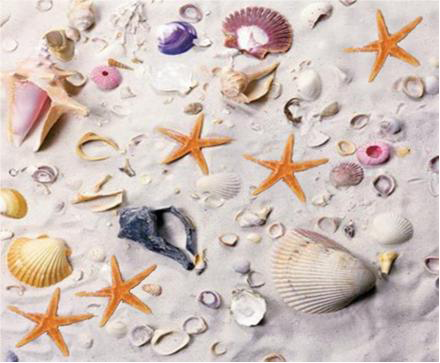
#> input picture l4/OnTheBeach.png, 440 x 363 px
$ python thresholding.py   (older library calls are emulated)
#> lines starting #> are read from the running program, lines starting #| are printed output that depends on the picture; after the words box and inside, x2 and y2 are one past the last pixel; in counts of white or black regions, pixels touching at a corner belong together
'''
Finding Starfish! With thresholding

The goal is to recognise the starfish in the image, and provide an accurate as possible segmentation.
There are many ways to complete this task.

A suggested algorithmic workflow is presented:
Image -> Blur() -> ColourSegmentation()  -> MorphologicalProcessing()  -> RegionFiltering()  -> Result
'''

# load image & display
from skimage import io, img_as_float, img_as_ubyte
import matplotlib.pyplot as plt
import numpy as np


img = io.imread('OnTheBeach.png')
#> img is the input picture: shape (363, 440, 3); mean R, G, B 207.8, 192.1, 185.4

plt.figure(figsize=(9, 6))
plt.imshow(img)
plt.axis('off')
plt.show();

'''
Task 1.1: Blur

Images are corrupted by noise, which can be addressed using a denoising algorithm.

A popular choice for denoising is blurring (a.k.a. low pass filtering),
which reduces abrupt changes in image colour that is characteristic to noise.

Whilst some blurring is often beneficial for image analysis,
performing too much blurring can result in a loss of detail in the image.

blur the image by a small amount.
Feel free to use any type of low pass filter, like a box or Gaussian filter.
'''

##############################################################################
# TODO: Blur the image                                                       #
##############################################################################
from skimage import filters
img_blurred = img_as_ubyte(filters.gaussian(img, sigma=2, multichannel=True))

fig, ax = plt.subplots(1, 2, figsize=(14, 8))
ax[0].imshow(img)
ax[0].set_title('Original'), ax[0].set_axis_off()
ax[1].imshow(img_blurred)
ax[1].set_title('Blurred'), ax[1].set_axis_off()
fig.tight_layout()
plt.show();
##############################################################################
#                             END OF YOUR CODE                               #
##############################################################################


'''
Task 1.2: Colour segmentation

In this image, colour is one of the features that distinguishes the starfish from everything else in the image.
As a consequence, colour-based segmentation seems like a very reasonable way forward.

This is like the thresholding we have seen in class, but applied with different values to each colour channel.

The result should be a binary image that has 1 for starfish-coloured pixels,
and 0 for non-starfish coloured pixels.

If you’re unsure how to do this,
remember how you can use the logical operators (e.g. “&”) to combine different binary images.

Segment the image using the following channel-based ranges:
R>155
100<G<180
B<140

Make sure to call the generated binary segmentation map img_seg and display it.
'''

##############################################################################
# TODO: Perform colour-based thresholding                                    #
##############################################################################
from skimage.filters import threshold_otsu
from skimage.color import rgb2gray
from imageio import imread

# import image
# img = io.imread('OnTheBeach.png')
img = img_blurred

# creation of r g b channels.
print('Image dimensions =', img.shape)
#| Image dimensions = (363, 440, 3)
r_ch = img[:, :, 0]
g_ch = img[:, :, 1]
b_ch = img[:, :, 2]
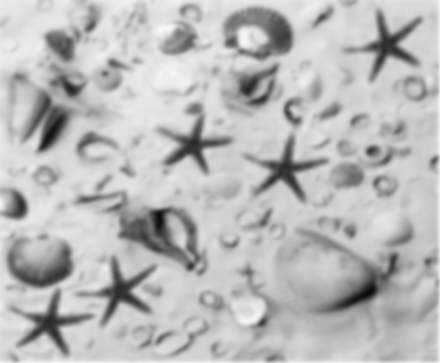
#> b_ch: shape (363, 440); min 10, max 248, mean 185.5


print('Image dimensions rch =', r_ch.shape)
#| Image dimensions rch = (363, 440)


# apply different thersholds values to each colour channel
R = r_ch > 155
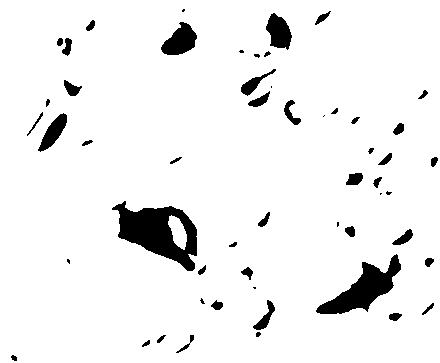
#> R: shape (363, 440) bool; 93.9% white; 54 black regions (11 under 20 px), largest, box (x1, y1, x2, y2) and area: (112, 201, 197, 271) 2999, (316, 254, 401, 314) 1961, (161, 22, 197, 55) 732
G1 = g_ch > 100
#> G1: shape (363, 440) bool; 97% white; 30 black regions (13 under 20 px), largest, box (x1, y1, x2, y2) and area: (121, 209, 194, 270) 1567, (331, 273, 379, 310) 705, (265, 15, 290, 48) 576
G2 = g_ch < 180
#> G2: shape (363, 440) bool; 26.3% white; 83 white regions (17 under 20 px), largest, box (x1, y1, x2, y2) and area: (236, 222, 439, 345) 10356, (104, 192, 208, 277) 4054, (223, 6, 294, 61) 2479
B = b_ch < 140
#> B: shape (363, 440) bool; 13.2% white; 68 white regions (12 under 20 px), largest, box (x1, y1, x2, y2) and area: (119, 207, 202, 271) 2530, (315, 252, 400, 314) 1902, (226, 9, 293, 59) 1632

# combine back to img_seg variable
img_seg = R & G1 & G2 & B
#> img_seg: shape (363, 440) bool; 7.6% white; 122 white regions (88 under 20 px), largest, box (x1, y1, x2, y2) and area: (255, 137, 326, 200) 1300, (363, 12, 421, 79) 1292, (19, 291, 91, 354) 1273


plt.figure(figsize=(10, 8))     # Set figure size in inches
plt.imshow(img_seg)
plt.show();
##############################################################################
#                             END OF YOUR CODE                               #
##############################################################################

'''
Morphological processing
The boundaries of the segmented starfish should be reasonable, but there might be some holes in the starfish segmentations.
This can be easily addressed using morphological processing
scipy.ndimage's function binary_fill_holes can be used to fill holes in a binary image like this one:
'''
from scipy.ndimage import binary_fill_holes

im_filled = binary_fill_holes(img_as_float(img_seg))
#> im_filled: shape (363, 440) bool; 8.4% white; 122 white regions (87 under 20 px)

plt.figure(figsize=(9, 6))
plt.imshow(im_filled, cmap='gray')
plt.axis('off')
plt.show();


'''
Region filtering

Most likely there is some clutter in your segmentation, with non-starfish objects part of the segmentation mask.
The reason for this is that there are no single thresholds that uniquely identify starfish from non-starfish pixels in this image.
Therefore, some additional processing is required in order to identify the starfish only.

Another feature that distinguishes starfish in the image is shape: starfish have a star shape!
also, starfish are fairly large compared to the smaller shells and “clutter” that appears in the segmentation mask.

So in the last stage of processing
we will apply a filter to remove regions that have incorrect shape characteristics or are too small.

skimage.measure has a very useful function called regionprops that computes basic shape characteristics for regions in image.
'''

# compute the region properties and filter regions to isolate the starfish regions.
# First, we will need to label each separate object in the binary image,
# since this is the type of input that regionprops accepts. This can be done with skimage.measure.label:

from skimage import measure, color

label_img = measure.label(im_filled)
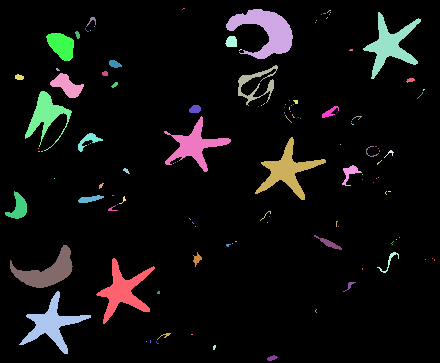
#> label_img: shape (363, 440) int32; 123 distinct labels, from 0 to 122; one colour per label, 0 black
label_img_rgb = color.label2rgb(label_img, bg_label=0)
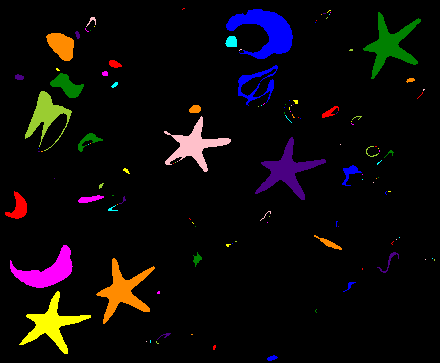
#> label_img_rgb: shape (363, 440, 3) float64; mean R, G, B 0.0465, 0.0334, 0.0357

plt.figure(figsize=(9, 6))
plt.imshow(label_img_rgb)
plt.axis('off')
plt.show();

#regionprops to filter the objects with an area greater than 1000 pixels.
regions = measure.regionprops(label_img)
#> regions = 122 regions; largest, box (x1, y1, x2, y2) and area: (226, 9, 293, 59) 1617, (255, 137, 326, 200) 1300, (363, 12, 421, 79) 1292, (19, 291, 91, 354) 1273, (96, 258, 155, 324) 1271

area_T = 1000
region_ids = [props.label for props in regions if props.area > area_T]
#> region_ids = [2, 5, 49, 56, 104, 107, 113]

label_img_filtered = np.array([px if px in region_ids else 0 for px in label_img.ravel()])
label_img_filtered = label_img_filtered.reshape(label_img.shape)
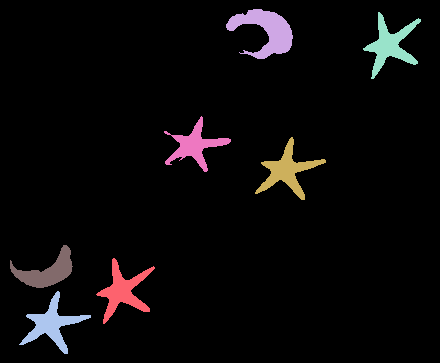
#> label_img_filtered: shape (363, 440) int64; 8 distinct labels, from 0 to 113; one colour per label, 0 black
label_img_filtered_rgb = color.label2rgb(label_img_filtered, bg_label=0)
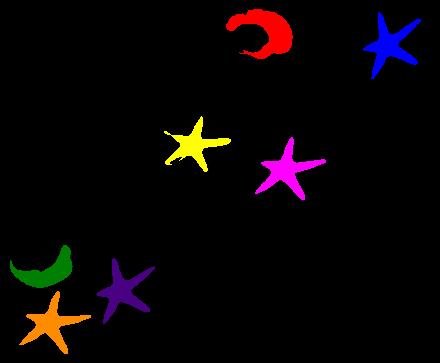
#> label_img_filtered_rgb: shape (363, 440, 3) float64; mean R, G, B 0.0356, 0.015, 0.0203

plt.figure(figsize=(9, 6))
plt.imshow(label_img_filtered_rgb)
plt.axis('off')
plt.show();


'''
Task 1.3: Improve region filtering

regionprops can estimate other useful metrics.
Try to use some of them to properly segment the starfish in the image and display the obtained result.
'''

##############################################################################
# TODO: Improve region-based filtering                                       #
##############################################################################

regions = measure.regionprops(label_img)

perimeter_T = 265
region_ids = [props.label for props in regions if props.perimeter >perimeter_T]
#> region_ids = [5, 49, 56, 107, 113]

label_img_filtered = np.array([px if px in region_ids else 0 for px in label_img.ravel()])
label_img_filtered = label_img_filtered.reshape(label_img.shape)
#> label_img_filtered: shape (363, 440) int64; 6 distinct labels, from 0 to 113
label_img_filtered_rgb = color.label2rgb(label_img_filtered, bg_label=0)

plt.figure(figsize=(9, 6))
plt.imshow(label_img_filtered_rgb)
plt.axis('off')
plt.show();
##############################################################################
#                             END OF YOUR CODE                               #
##############################################################################


# Now that we have our final segmentation mask, we can also improve the visualisation using an overlay on the original image:
label_img_filtered_rgb = color.label2rgb(label_img_filtered, image=img, bg_label=0)
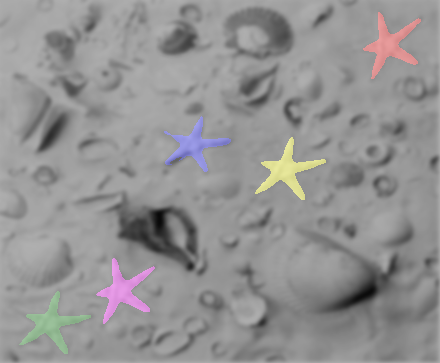
#> label_img_filtered_rgb: shape (363, 440, 3) float64; mean R, G, B 0.579, 0.575, 0.576

plt.figure(figsize=(9, 6))
plt.imshow(label_img_filtered_rgb)
plt.axis('off')
plt.show();
